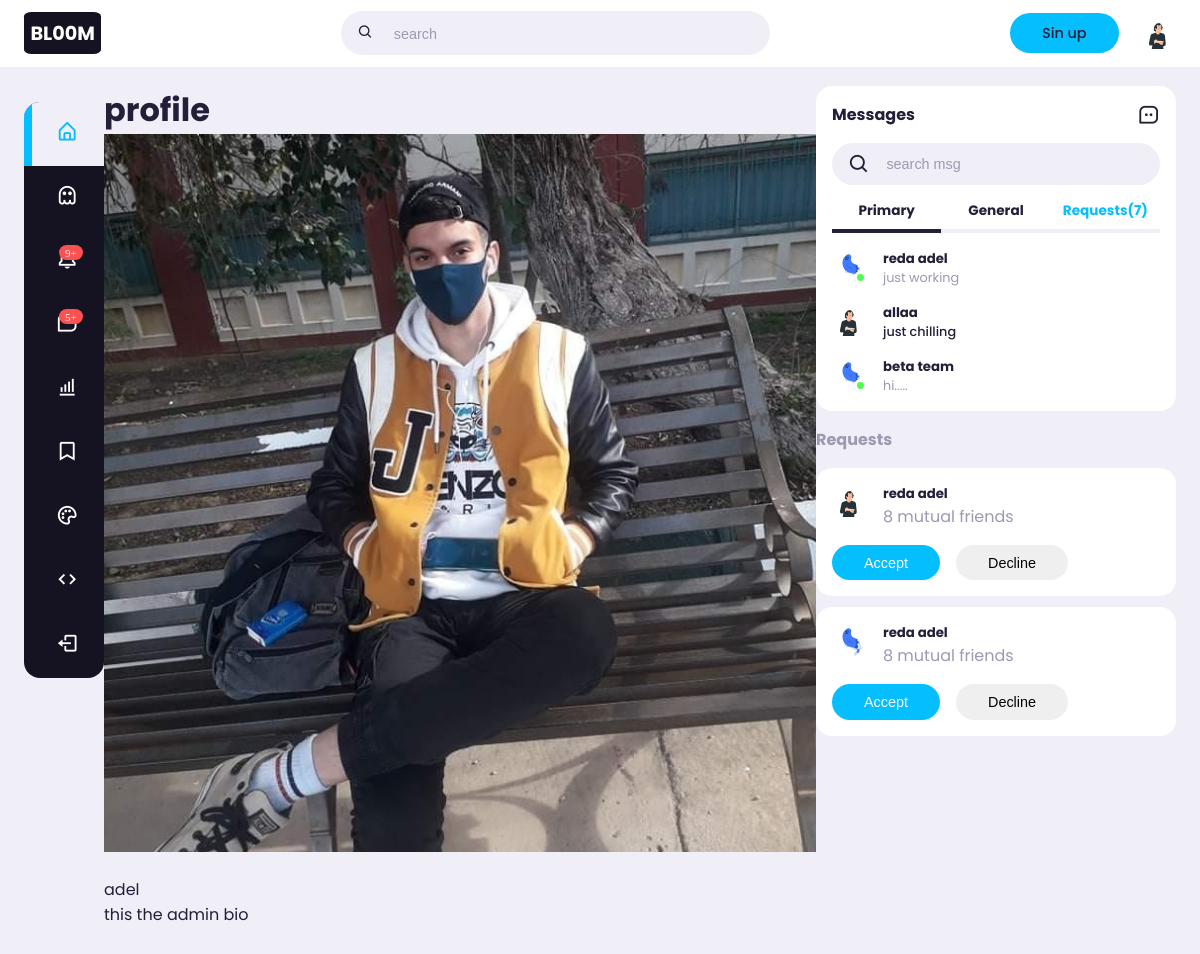
Page /members/1/profile on the committed database.
### blogapp/models.py (models this page shows, shortened)
class Profile(models.Model):
    user = models.OneToOneField(User,null=True,on_delete=models.CASCADE)
    bio = models.TextField(max_length=300,default="s1mple")
    profile_pic = models.ImageField(null=Tree , blank= True , upload_to = 'images/profile')

### members/views.py (the view)
# urls.py: path('<int:pk>/profile',ShowProfilePageView.as_view(),name='show_profile_viwe'),
class ShowProfilePageView(DetailView):
    model = Profile
    template_name = 'registration/user_profile.html'
    def get_context_data(self,*args,**kwargs):
        page_user = get_object_or_404(Profile,id=self.kwargs['pk'])
        context = super(ShowProfilePageView,self).get_context_data(*args,**kwargs)
        context["page_user"]=page_user
        return context

### members/templates/registration/user_profile.html
{% extends 'base.html' %}
{% load static %}
{% block content %}
<h1>profile</h1>
    {%if page_user.profile_pic %}
    <img src="{{ page_user.profile_pic.url }}" alt="">
    {%else%}
    <img src="{%static 'img/unnamed.jpg'%}" alt="">
    {%endif%}
<br>
{{page_user.user.username}}
<br>
{{page_user.bio}}
{% endblock %}

### static/css/style.css (style rules this page uses)
*,*::after,*::before { padding:0;margin:0;outline:0;box-sizing:border-box;text-decoration:none;list-style:none;border:none }
html { overflow-x:hidden;scroll-behavior:smooth }
body { font-family:"Poppins",sans-serif;color:#241e38;background-color:#f0eef6;overflow-x:hidden }
img { display:block;width:100% }

### rows in the picture
Profile: profile_pic (picture), user.username "adel", bio "this the admin bio"
